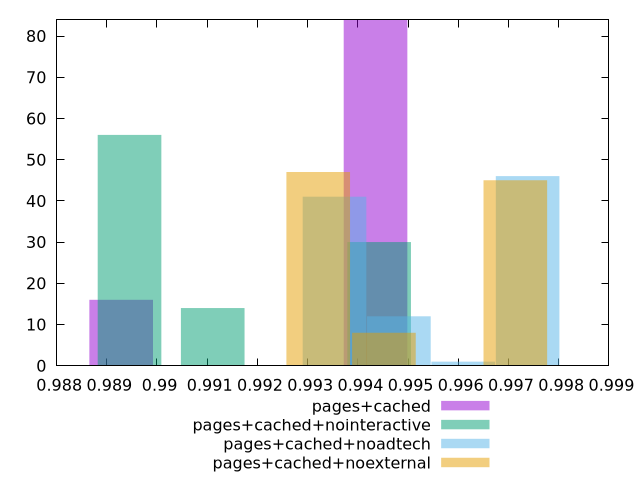

This figure's gnuplot source:
$_pagesCached <<EOF
0.9943523702493103 84
0.9892856065792502 16
EOF
$_pagesCachedNointeractive <<EOF
0.9944237894516859 30
0.9894516705044274 56
0.9911090434868468 14
EOF
$_pagesCachedNoadtech <<EOF
0.9973810719153045 46
0.9935351294786131 41
0.9948171102908435 12
0.996099091103074 1
EOF
$_pagesCachedNoexternal <<EOF
0.993210557399875 47
0.994519135209361 8
0.997136290828333 45
EOF
set key outside below
set terminal pngcairo
set output "report_00005_2020-11-02T22-26-11.212Z/first-cpu-idle/first-cpu-idle_pages+cached_pages+cached+nointeractive_pages+cached+noadtech_pages+cached+noexternal+hist.png"
set boxwidth 0.001266690917515045
set style fill transparent solid 0.5 noborder
set yrange [0:84]
plot $_pagesCached title "pages+cached" with boxes ,$_pagesCachedNointeractive title "pages+cached+nointeractive" with boxes ,$_pagesCachedNoadtech title "pages+cached+noadtech" with boxes ,$_pagesCachedNoexternal title "pages+cached+noexternal" with boxes ,
